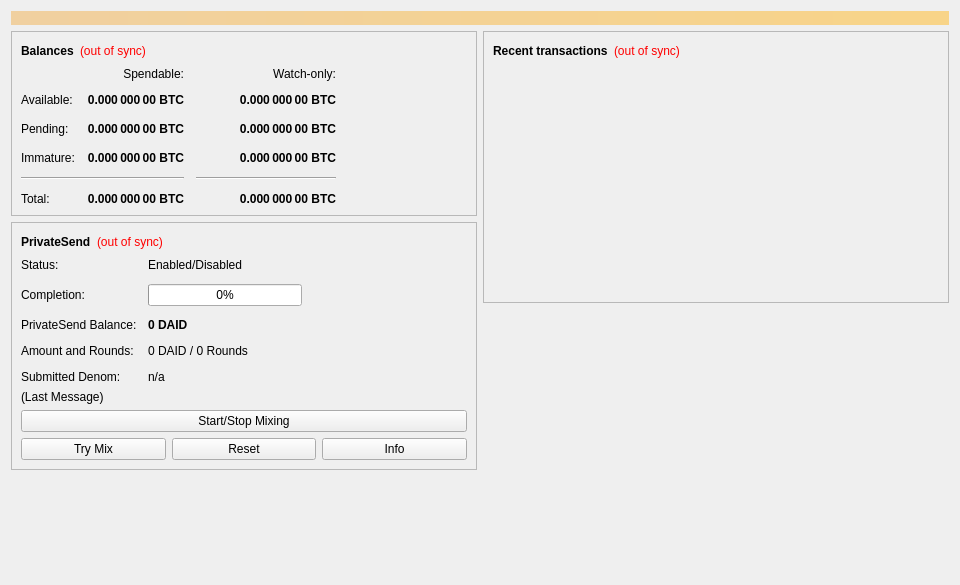
<?xml version="1.0" encoding="UTF-8"?>
<ui version="4.0">
 <class>OverviewPage</class>
 <widget class="QWidget" name="OverviewPage">
  <property name="geometry">
   <rect>
    <x>0</x>
    <y>0</y>
    <width>960</width>
    <height>585</height>
   </rect>
  </property>
  <property name="minimumSize">
   <size>
    <width>960</width>
    <height>0</height>
   </size>
  </property>
  <property name="windowTitle">
   <string>Form</string>
  </property>
  <layout class="QVBoxLayout" name="topLayout">
   <item>
    <widget class="QLabel" name="labelAlerts">
     <property name="visible">
      <bool>false</bool>
     </property>
     <property name="styleSheet">
      <string notr="true">QLabel { background-color: qlineargradient(x1: 0, y1: 0, x2: 1, y2: 0, stop:0 #F0D0A0, stop:1 #F8D488); color:#000000; }</string>
     </property>
     <property name="wordWrap">
      <bool>true</bool>
     </property>
     <property name="margin">
      <number>3</number>
     </property>
     <property name="textInteractionFlags">
      <set>Qt::TextSelectableByMouse</set>
     </property>
    </widget>
   </item>
   <item>
    <layout class="QHBoxLayout" name="horizontalLayout" stretch="1,1">
     <item>
      <layout class="QVBoxLayout" name="verticalLayout_2">
       <item>
        <widget class="QFrame" name="frame">
         <property name="frameShape">
          <enum>QFrame::StyledPanel</enum>
         </property>
         <property name="frameShadow">
          <enum>QFrame::Raised</enum>
         </property>
         <layout class="QVBoxLayout" name="verticalLayout_4">
          <item>
           <layout class="QHBoxLayout" name="horizontalLayout_4">
            <item>
             <widget class="QLabel" name="label_5">
              <property name="font">
               <font>
                <weight>75</weight>
                <bold>true</bold>
               </font>
              </property>
              <property name="text">
               <string>Balances</string>
              </property>
             </widget>
            </item>
            <item>
             <widget class="QLabel" name="labelWalletStatus">
              <property name="toolTip">
               <string>The displayed information may be out of date. Your wallet automatically synchronizes with the Daidig network after a connection is established, but this process has not completed yet.</string>
              </property>
              <property name="styleSheet">
               <string notr="true">QLabel { color: red; }</string>
              </property>
              <property name="text">
               <string notr="true">(out of sync)</string>
              </property>
              <property name="alignment">
               <set>Qt::AlignLeading|Qt::AlignLeft|Qt::AlignVCenter</set>
              </property>
             </widget>
            </item>
            <item>
             <spacer name="horizontalSpacer_3">
              <property name="orientation">
               <enum>Qt::Horizontal</enum>
              </property>
              <property name="sizeHint" stdset="0">
               <size>
                <width>40</width>
                <height>20</height>
               </size>
              </property>
             </spacer>
            </item>
           </layout>
          </item>
          <item>
           <layout class="QGridLayout" name="gridLayout">
            <property name="spacing">
             <number>12</number>
            </property>
            <item row="2" column="2">
             <widget class="QLabel" name="labelWatchPending">
              <property name="font">
               <font>
                <weight>75</weight>
                <bold>true</bold>
               </font>
              </property>
              <property name="cursor">
               <cursorShape>IBeamCursor</cursorShape>
              </property>
              <property name="toolTip">
               <string>Unconfirmed transactions to watch-only addresses</string>
              </property>
              <property name="text">
               <string notr="true">0.000 000 00 BTC</string>
              </property>
              <property name="alignment">
               <set>Qt::AlignRight|Qt::AlignTrailing|Qt::AlignVCenter</set>
              </property>
              <property name="textInteractionFlags">
               <set>Qt::LinksAccessibleByMouse|Qt::TextSelectableByKeyboard|Qt::TextSelectableByMouse</set>
              </property>
             </widget>
            </item>
            <item row="2" column="1">
             <widget class="QLabel" name="labelUnconfirmed">
              <property name="font">
               <font>
                <weight>75</weight>
                <bold>true</bold>
               </font>
              </property>
              <property name="cursor">
               <cursorShape>IBeamCursor</cursorShape>
              </property>
              <property name="toolTip">
               <string>Total of transactions that have yet to be confirmed, and do not yet count toward the spendable balance</string>
              </property>
              <property name="text">
               <string notr="true">0.000 000 00 BTC</string>
              </property>
              <property name="alignment">
               <set>Qt::AlignRight|Qt::AlignTrailing|Qt::AlignVCenter</set>
              </property>
              <property name="textInteractionFlags">
               <set>Qt::LinksAccessibleByMouse|Qt::TextSelectableByKeyboard|Qt::TextSelectableByMouse</set>
              </property>
             </widget>
            </item>
            <item row="3" column="2">
             <widget class="QLabel" name="labelWatchImmature">
              <property name="font">
               <font>
                <weight>75</weight>
                <bold>true</bold>
               </font>
              </property>
              <property name="cursor">
               <cursorShape>IBeamCursor</cursorShape>
              </property>
              <property name="toolTip">
               <string>Mined balance in watch-only addresses that has not yet matured</string>
              </property>
              <property name="text">
               <string notr="true">0.000 000 00 BTC</string>
              </property>
              <property name="alignment">
               <set>Qt::AlignRight|Qt::AlignTrailing|Qt::AlignVCenter</set>
              </property>
              <property name="textInteractionFlags">
               <set>Qt::LinksAccessibleByMouse|Qt::TextSelectableByKeyboard|Qt::TextSelectableByMouse</set>
              </property>
             </widget>
            </item>
            <item row="4" column="0" colspan="2">
             <widget class="Line" name="lineSpendableBalance">
              <property name="orientation">
               <enum>Qt::Horizontal</enum>
              </property>
             </widget>
            </item>
            <item row="4" column="2">
             <widget class="Line" name="lineWatchBalance">
              <property name="sizePolicy">
               <sizepolicy hsizetype="Preferred" vsizetype="Fixed">
                <horstretch>0</horstretch>
                <verstretch>0</verstretch>
               </sizepolicy>
              </property>
              <property name="minimumSize">
               <size>
                <width>140</width>
                <height>0</height>
               </size>
              </property>
              <property name="orientation">
               <enum>Qt::Horizontal</enum>
              </property>
             </widget>
            </item>
            <item row="5" column="0">
             <widget class="QLabel" name="labelTotalText">
              <property name="text">
               <string>Total:</string>
              </property>
             </widget>
            </item>
            <item row="3" column="1">
             <widget class="QLabel" name="labelImmature">
              <property name="font">
               <font>
                <weight>75</weight>
                <bold>true</bold>
               </font>
              </property>
              <property name="cursor">
               <cursorShape>IBeamCursor</cursorShape>
              </property>
              <property name="toolTip">
               <string>Mined balance that has not yet matured</string>
              </property>
              <property name="text">
               <string notr="true">0.000 000 00 BTC</string>
              </property>
              <property name="alignment">
               <set>Qt::AlignRight|Qt::AlignTrailing|Qt::AlignVCenter</set>
              </property>
              <property name="textInteractionFlags">
               <set>Qt::LinksAccessibleByMouse|Qt::TextSelectableByKeyboard|Qt::TextSelectableByMouse</set>
              </property>
             </widget>
            </item>
            <item row="2" column="3">
             <spacer name="horizontalSpacer_2">
              <property name="orientation">
               <enum>Qt::Horizontal</enum>
              </property>
              <property name="sizeHint" stdset="0">
               <size>
                <width>40</width>
                <height>20</height>
               </size>
              </property>
             </spacer>
            </item>
            <item row="3" column="0">
             <widget class="QLabel" name="labelImmatureText">
              <property name="text">
               <string>Immature:</string>
              </property>
             </widget>
            </item>
            <item row="5" column="1">
             <widget class="QLabel" name="labelTotal">
              <property name="font">
               <font>
                <weight>75</weight>
                <bold>true</bold>
               </font>
              </property>
              <property name="cursor">
               <cursorShape>IBeamCursor</cursorShape>
              </property>
              <property name="toolTip">
               <string>Your current total balance</string>
              </property>
              <property name="text">
               <string notr="true">0.000 000 00 BTC</string>
              </property>
              <property name="alignment">
               <set>Qt::AlignRight|Qt::AlignTrailing|Qt::AlignVCenter</set>
              </property>
              <property name="textInteractionFlags">
               <set>Qt::LinksAccessibleByMouse|Qt::TextSelectableByKeyboard|Qt::TextSelectableByMouse</set>
              </property>
             </widget>
            </item>
            <item row="5" column="2">
             <widget class="QLabel" name="labelWatchTotal">
              <property name="font">
               <font>
                <weight>75</weight>
                <bold>true</bold>
               </font>
              </property>
              <property name="cursor">
               <cursorShape>IBeamCursor</cursorShape>
              </property>
              <property name="toolTip">
               <string>Current total balance in watch-only addresses</string>
              </property>
              <property name="text">
               <string notr="true">0.000 000 00 BTC</string>
              </property>
              <property name="alignment">
               <set>Qt::AlignRight|Qt::AlignTrailing|Qt::AlignVCenter</set>
              </property>
              <property name="textInteractionFlags">
               <set>Qt::LinksAccessibleByMouse|Qt::TextSelectableByKeyboard|Qt::TextSelectableByMouse</set>
              </property>
             </widget>
            </item>
            <item row="0" column="2">
             <widget class="QLabel" name="labelWatchonly">
              <property name="text">
               <string>Watch-only:</string>
              </property>
              <property name="alignment">
               <set>Qt::AlignRight|Qt::AlignTrailing|Qt::AlignVCenter</set>
              </property>
             </widget>
            </item>
            <item row="1" column="0">
             <widget class="QLabel" name="labelBalanceText">
              <property name="text">
               <string>Available:</string>
              </property>
             </widget>
            </item>
            <item row="1" column="1">
             <widget class="QLabel" name="labelBalance">
              <property name="font">
               <font>
                <weight>75</weight>
                <bold>true</bold>
               </font>
              </property>
              <property name="cursor">
               <cursorShape>IBeamCursor</cursorShape>
              </property>
              <property name="toolTip">
               <string>Your current spendable balance</string>
              </property>
              <property name="text">
               <string notr="true">0.000 000 00 BTC</string>
              </property>
              <property name="alignment">
               <set>Qt::AlignRight|Qt::AlignTrailing|Qt::AlignVCenter</set>
              </property>
              <property name="textInteractionFlags">
               <set>Qt::LinksAccessibleByMouse|Qt::TextSelectableByKeyboard|Qt::TextSelectableByMouse</set>
              </property>
             </widget>
            </item>
            <item row="1" column="2">
             <widget class="QLabel" name="labelWatchAvailable">
              <property name="font">
               <font>
                <weight>75</weight>
                <bold>true</bold>
               </font>
              </property>
              <property name="cursor">
               <cursorShape>IBeamCursor</cursorShape>
              </property>
              <property name="toolTip">
               <string>Your current balance in watch-only addresses</string>
              </property>
              <property name="text">
               <string notr="true">0.000 000 00 BTC</string>
              </property>
              <property name="alignment">
               <set>Qt::AlignRight|Qt::AlignTrailing|Qt::AlignVCenter</set>
              </property>
              <property name="textInteractionFlags">
               <set>Qt::LinksAccessibleByMouse|Qt::TextSelectableByKeyboard|Qt::TextSelectableByMouse</set>
              </property>
             </widget>
            </item>
            <item row="2" column="0">
             <widget class="QLabel" name="labelPendingText">
              <property name="text">
               <string>Pending:</string>
              </property>
             </widget>
            </item>
            <item row="0" column="1">
             <widget class="QLabel" name="labelSpendable">
              <property name="text">
               <string>Spendable:</string>
              </property>
              <property name="alignment">
               <set>Qt::AlignRight|Qt::AlignTrailing|Qt::AlignVCenter</set>
              </property>
             </widget>
            </item>
           </layout>
          </item>
         </layout>
        </widget>
       </item>
       <item>
        <widget class="QFrame" name="framePrivateSend">
         <property name="layoutDirection">
          <enum>Qt::LeftToRight</enum>
         </property>
         <property name="frameShape">
          <enum>QFrame::StyledPanel</enum>
         </property>
         <property name="frameShadow">
          <enum>QFrame::Raised</enum>
         </property>
         <layout class="QVBoxLayout" name="VerticalLayout_PS1">
          <item>
           <layout class="QHBoxLayout" name="horizontalLayout_5">
            <item>
             <widget class="QLabel" name="labelPrivateSendHeader">
              <property name="font">
               <font>
                <weight>75</weight>
                <bold>true</bold>
               </font>
              </property>
              <property name="text">
               <string>PrivateSend</string>
              </property>
             </widget>
            </item>
            <item>
             <widget class="QLabel" name="labelPrivateSendSyncStatus">
              <property name="toolTip">
               <string>The displayed information may be out of date. Your wallet automatically synchronizes with the Daidig network after a connection is established, but this process has not completed yet.</string>
              </property>
              <property name="styleSheet">
               <string notr="true">QLabel { color: red; }</string>
              </property>
              <property name="text">
               <string notr="true">(out of sync)</string>
              </property>
              <property name="alignment">
               <set>Qt::AlignLeading|Qt::AlignLeft|Qt::AlignVCenter</set>
              </property>
             </widget>
            </item>
            <item>
             <spacer name="horizontalSpacer_4">
              <property name="orientation">
               <enum>Qt::Horizontal</enum>
              </property>
              <property name="sizeHint" stdset="0">
               <size>
                <width>40</width>
                <height>20</height>
               </size>
              </property>
             </spacer>
            </item>
           </layout>
          </item>
          <item>
           <layout class="QFormLayout" name="privateSendFormLayout">
            <property name="fieldGrowthPolicy">
             <enum>QFormLayout::AllNonFixedFieldsGrow</enum>
            </property>
            <property name="horizontalSpacing">
             <number>11</number>
            </property>
            <property name="verticalSpacing">
             <number>12</number>
            </property>
            <item row="0" column="0">
             <widget class="QLabel" name="labelPrivateSendEnabledText">
              <property name="text">
               <string>Status:</string>
              </property>
             </widget>
            </item>
            <item row="0" column="1">
             <widget class="QLabel" name="labelPrivateSendEnabled">
              <property name="text">
               <string>Enabled/Disabled</string>
              </property>
             </widget>
            </item>
            <item row="1" column="0">
             <widget class="QLabel" name="labelCompletitionText">
              <property name="text">
               <string>Completion:</string>
              </property>
             </widget>
            </item>
            <item row="1" column="1">
             <widget class="QProgressBar" name="privateSendProgress">
              <property name="maximumSize">
               <size>
                <width>154</width>
                <height>16777215</height>
               </size>
              </property>
              <property name="value">
               <number>0</number>
              </property>
             </widget>
            </item>
            <item row="2" column="0">
             <widget class="QLabel" name="labelAnonymizedText">
              <property name="text">
               <string>PrivateSend Balance:</string>
              </property>
             </widget>
            </item>
            <item row="2" column="1">
             <widget class="QLabel" name="labelAnonymized">
              <property name="font">
               <font>
                <weight>75</weight>
                <bold>true</bold>
               </font>
              </property>
              <property name="text">
               <string notr="true">0 DAID</string>
              </property>
             </widget>
            </item>
            <item row="3" column="0">
             <widget class="QLabel" name="labelAmountAndRoundsText">
              <property name="text">
               <string>Amount and Rounds:</string>
              </property>
             </widget>
            </item>
            <item row="3" column="1">
             <widget class="QLabel" name="labelAmountRounds">
              <property name="text">
               <string>0 DAID / 0 Rounds</string>
              </property>
             </widget>
            </item>
            <item row="4" column="0">
             <widget class="QLabel" name="labelSubmittedDenomText">
              <property name="text">
               <string>Submitted Denom:</string>
              </property>
             </widget>
            </item>
            <item row="4" column="1">
             <widget class="QLabel" name="labelSubmittedDenom">
              <property name="toolTip">
               <string>The denominations you submitted to the Masternode.&lt;br&gt;To mix, other users must submit the exact same denominations.</string>
              </property>
              <property name="text">
               <string>n/a</string>
              </property>
             </widget>
            </item>
           </layout>
          </item>
          <item>
           <layout class="QVBoxLayout" name="VerticalLayout_PS">
            <item>
             <widget class="QLabel" name="labelPrivateSendLastMessage">
              <property name="text">
               <string>(Last Message)</string>
              </property>
              <property name="alignment">
               <set>Qt::AlignLeading|Qt::AlignLeft|Qt::AlignTop</set>
              </property>
              <property name="wordWrap">
               <bool>true</bool>
              </property>
             </widget>
            </item>
            <item>
             <widget class="QPushButton" name="togglePrivateSend">
              <property name="sizePolicy">
               <sizepolicy hsizetype="MinimumExpanding" vsizetype="Fixed">
                <horstretch>0</horstretch>
                <verstretch>0</verstretch>
               </sizepolicy>
              </property>
              <property name="text">
               <string>Start/Stop Mixing</string>
              </property>
             </widget>
            </item>
            <item>
             <layout class="QHBoxLayout" name="horizontalLayout_debugbuttons">
              <item>
               <widget class="QPushButton" name="privateSendAuto">
                <property name="sizePolicy">
                 <sizepolicy hsizetype="MinimumExpanding" vsizetype="Fixed">
                  <horstretch>0</horstretch>
                  <verstretch>0</verstretch>
                 </sizepolicy>
                </property>
                <property name="toolTip">
                 <string>Try to manually submit a PrivateSend request.</string>
                </property>
                <property name="text">
                 <string>Try Mix</string>
                </property>
               </widget>
              </item>
              <item>
               <widget class="QPushButton" name="privateSendReset">
                <property name="sizePolicy">
                 <sizepolicy hsizetype="MinimumExpanding" vsizetype="Fixed">
                  <horstretch>0</horstretch>
                  <verstretch>0</verstretch>
                 </sizepolicy>
                </property>
                <property name="toolTip">
                 <string>Reset the current status of PrivateSend (can interrupt PrivateSend if it's in the process of Mixing, which can cost you money!)</string>
                </property>
                <property name="autoFillBackground">
                 <bool>false</bool>
                </property>
                <property name="text">
                 <string>Reset</string>
                </property>
               </widget>
              </item>
              <item>
               <widget class="QPushButton" name="privateSendInfo">
                <property name="sizePolicy">
                 <sizepolicy hsizetype="MinimumExpanding" vsizetype="Fixed">
                  <horstretch>0</horstretch>
                  <verstretch>0</verstretch>
                 </sizepolicy>
                </property>
                <property name="toolTip">
                 <string>Information about PrivateSend and Mixing</string>
                </property>
                <property name="text">
                 <string>Info</string>
                </property>
               </widget>
              </item>
             </layout>
            </item>
           </layout>
          </item>
         </layout>
        </widget>
       </item>
       <item>
        <spacer name="verticalSpacer">
         <property name="orientation">
          <enum>Qt::Vertical</enum>
         </property>
         <property name="sizeHint" stdset="0">
          <size>
           <width>20</width>
           <height>40</height>
          </size>
         </property>
        </spacer>
       </item>
      </layout>
     </item>
     <item>
      <layout class="QVBoxLayout" name="verticalLayout_3">
       <item>
        <widget class="QFrame" name="frame_2">
         <property name="frameShape">
          <enum>QFrame::StyledPanel</enum>
         </property>
         <property name="frameShadow">
          <enum>QFrame::Raised</enum>
         </property>
         <layout class="QVBoxLayout" name="verticalLayout">
          <item>
           <layout class="QHBoxLayout" name="horizontalLayout_2">
            <item>
             <widget class="QLabel" name="label_4">
              <property name="font">
               <font>
                <weight>75</weight>
                <bold>true</bold>
               </font>
              </property>
              <property name="text">
               <string>Recent transactions</string>
              </property>
             </widget>
            </item>
            <item>
             <widget class="QLabel" name="labelTransactionsStatus">
              <property name="toolTip">
               <string>The displayed information may be out of date. Your wallet automatically synchronizes with the Daidig network after a connection is established, but this process has not completed yet.</string>
              </property>
              <property name="styleSheet">
               <string notr="true">QLabel { color: red; }</string>
              </property>
              <property name="text">
               <string notr="true">(out of sync)</string>
              </property>
              <property name="alignment">
               <set>Qt::AlignLeading|Qt::AlignLeft|Qt::AlignVCenter</set>
              </property>
             </widget>
            </item>
            <item>
             <spacer name="horizontalSpacer">
              <property name="orientation">
               <enum>Qt::Horizontal</enum>
              </property>
              <property name="sizeHint" stdset="0">
               <size>
                <width>40</width>
                <height>20</height>
               </size>
              </property>
             </spacer>
            </item>
           </layout>
          </item>
          <item>
           <widget class="QListView" name="listTransactions">
            <property name="styleSheet">
             <string notr="true">QListView { background: transparent; }</string>
            </property>
            <property name="frameShape">
             <enum>QFrame::NoFrame</enum>
            </property>
            <property name="verticalScrollBarPolicy">
             <enum>Qt::ScrollBarAlwaysOff</enum>
            </property>
            <property name="horizontalScrollBarPolicy">
             <enum>Qt::ScrollBarAlwaysOff</enum>
            </property>
            <property name="selectionMode">
             <enum>QAbstractItemView::NoSelection</enum>
            </property>
           </widget>
          </item>
         </layout>
        </widget>
       </item>
       <item>
        <spacer name="verticalSpacer_2">
         <property name="orientation">
          <enum>Qt::Vertical</enum>
         </property>
         <property name="sizeHint" stdset="0">
          <size>
           <width>20</width>
           <height>40</height>
          </size>
         </property>
        </spacer>
       </item>
      </layout>
     </item>
    </layout>
   </item>
  </layout>
 </widget>
 <resources/>
 <connections/>
</ui>
